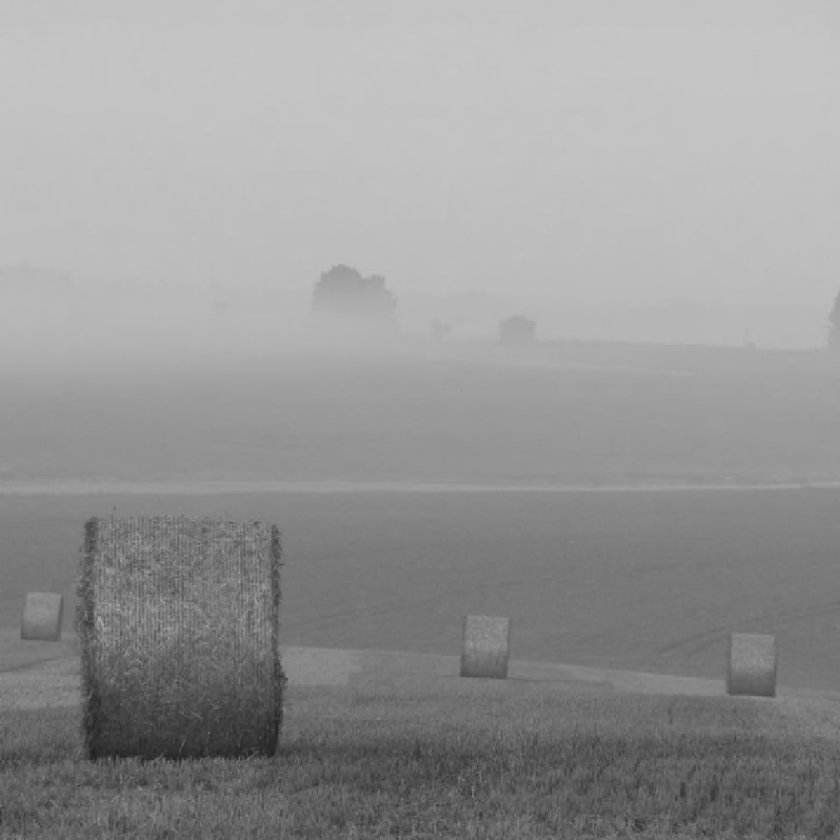
#> input picture Labs/images/RawPictures/stogi-szare.png, 840 x 840 px, shrunk from 1025 x 1025 before the run
$ python HistogramGrey.py
#> lines starting #> are read from the running program, lines starting #| are printed output that depends on the picture; after the words box and inside, x2 and y2 are one past the last pixel; in counts of white or black regions, pixels touching at a corner belong together
### Labs/ImageHelper.py
import numpy as np
from PIL import Image


class ImageHelper:

    def __init__(self, name, pictureType):
        self.name = name
        self.im = Image.open(name).convert(pictureType)

    def getPicturePath(self):
        return self.name

    def getPictureName(self):
        fullName = self.getPicturePath()
        lastSlash = fullName.rfind('/')
        lastDot = fullName.rfind('.')
        pictureName = fullName[lastSlash + 1: lastDot]
        return pictureName

    def getGreyMatrix(self):
        matrix = np.array(self.im)
        return matrix

    def getRGBMatrix(self):
        loadmatrix = self.im.load()
        return loadmatrix

    def getWidth(self):
        size = self.im.size
        width = size[0]
        return width

    def getLength(self):
        size = self.im.size
        length = size[1]
        return length

    def getPictureParameters(self):
        length = self.getLength()
        width = self.getWidth()
        pictureName = self.getPictureName()
        return length, width, pictureName

### Labs/HistogramGrey.py
import numpy as np
from PIL import Image
from matplotlib import pyplot as plt

from ImageHelper import ImageHelper
from PictureSaver import PictureSaver


class HistogramGrey:
    def __init__(self, name='./images/RawPictures/stogi-szare.png', pictureType='L'):
        self.pic = ImageHelper(name, pictureType)
        self.pictureType = pictureType
        self.name = name
        self.saver = PictureSaver()

    def plotHistogram(self, bins, hist, path):
        fig = plt.figure(figsize=[10, 8])
        plt.bar(bins[:-1], hist, width=0.8, color='#0504aa')
        plt.xlim(min(bins), max(bins))
        plt.grid(axis='y', alpha=0.75)
        plt.xlabel('Value', fontsize=15)
        plt.ylabel('Frequency', fontsize=15)
        plt.xticks(fontsize=15)
        plt.yticks(fontsize=15)
        plt.ylabel('Frequency', fontsize=15)
        plt.savefig(path)
        plt.close()

    def savePicture(self, result, path):
        img = Image.fromarray(result, mode='L')
        img.save(path)
        lastSlash = path.rfind('/')
        lastDot = path.rfind('.')
        pictureName = path[lastSlash + 1: lastDot]
        print('Picture saved as ' + str(pictureName) + '.png')

    def calculateHistogram(self, matrix, path):
        length, width, pictureName = self.pic.getPictureParameters()
        histogram = np.zeros(256, np.int64)
        for l in range(length):
            for w in range(width):
                bin = matrix[l, w]
                histogram[bin] += 1

        bins = np.arange(257)
        self.plotHistogram(bins, histogram, path)

    # [86 lines left out: functions moveHistogram, extendHistogram, localHistogram, not called in this run]

    def globalHistogram(self):
        length, width, pictureName = self.pic.getPictureParameters()
#> length = 840; width = 840; pictureName = 'stogi-szare'
        matrix = self.pic.getGreyMatrix()
        # save basic histogram of modified picture
        ex = './images/ExEffects/5/55/'
        path = str(ex) + str(pictureName) + '_histogram.png'
        self.calculateHistogram(matrix, path)
#> after the loop in calculateHistogram, `for l in range(length):`: histogram = 256 values, max 43451 at index 195, min 0 at index 0, mean 2756.2
#> in plotHistogram, `plt.savefig(path)`:
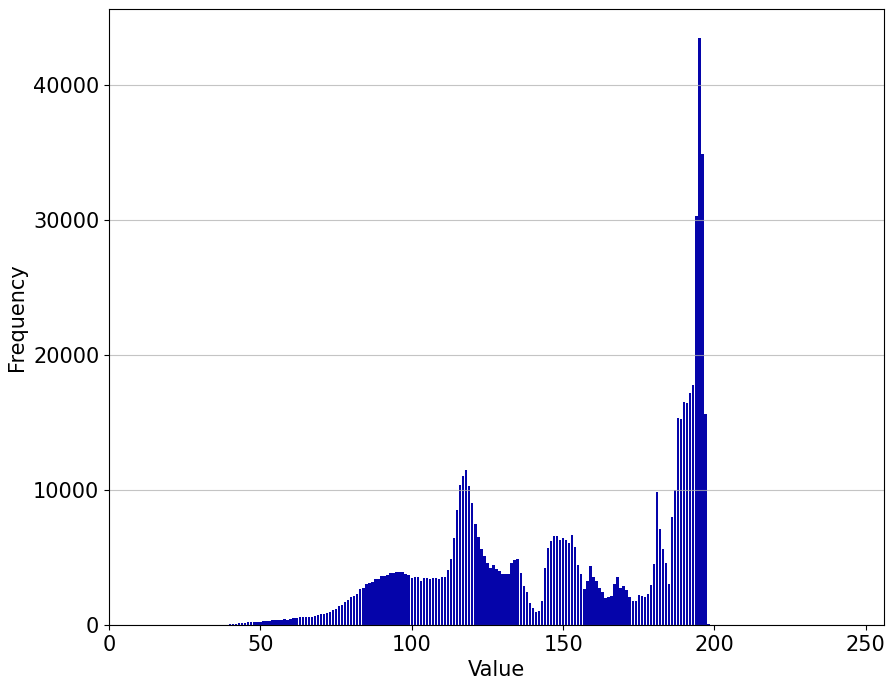
#> figure drawn by matplotlib, 1 panel; tallest bar 43451 high, from x = 194.6 to 195.4
        result = np.zeros((length, width), np.uint8)

        sum = 0

        for l in range(length):
            for w in range(width):
                sum += matrix[l, w]
#> after the loop, sum = 106239560

        mean = int(round(sum / (length * width)))
#> mean = 151

        for l in range(length):
            for w in range(width):
                pom = matrix[l, w]
                result[l, w] = 0 if (pom < mean) else 255
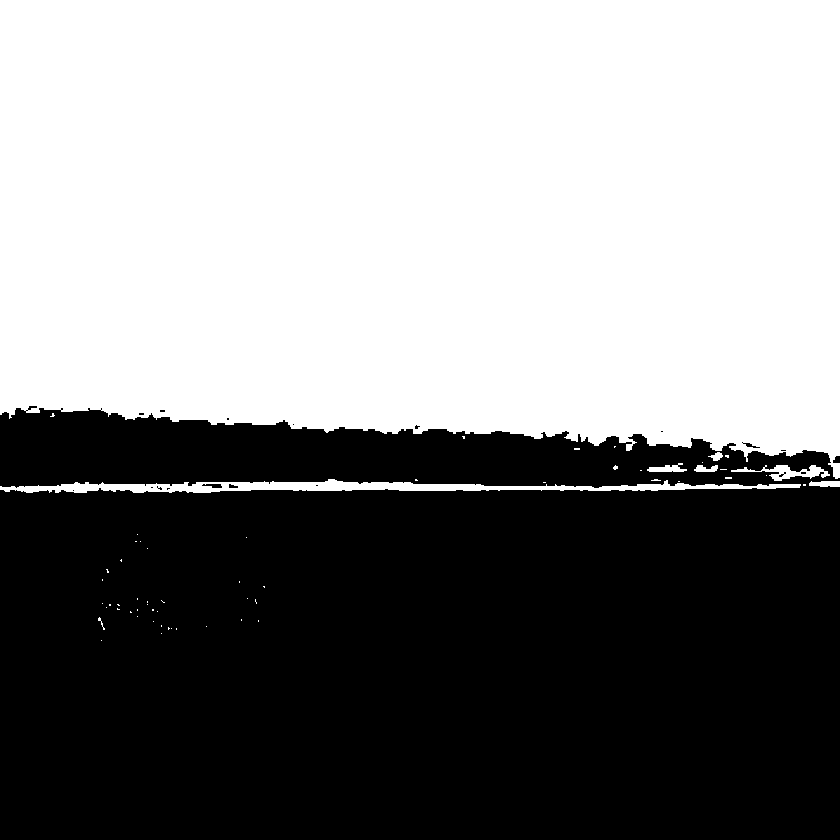
#> result: shape (840, 840); 52.3% white; 19 black regions (14 under 20 px), largest, box (x1, y1, x2, y2) and area: (0, 406, 840, 840) 336255, (202, 484, 222, 488) 56, (833, 456, 840, 463) 40, (742, 442, 760, 448) 36, (229, 484, 238, 488) 25

        path = str(ex) + str(pictureName) + '_global_histogram.png'
        self.calculateHistogram(result, path)
#> in plotHistogram (call 2), `plt.savefig(path)`:
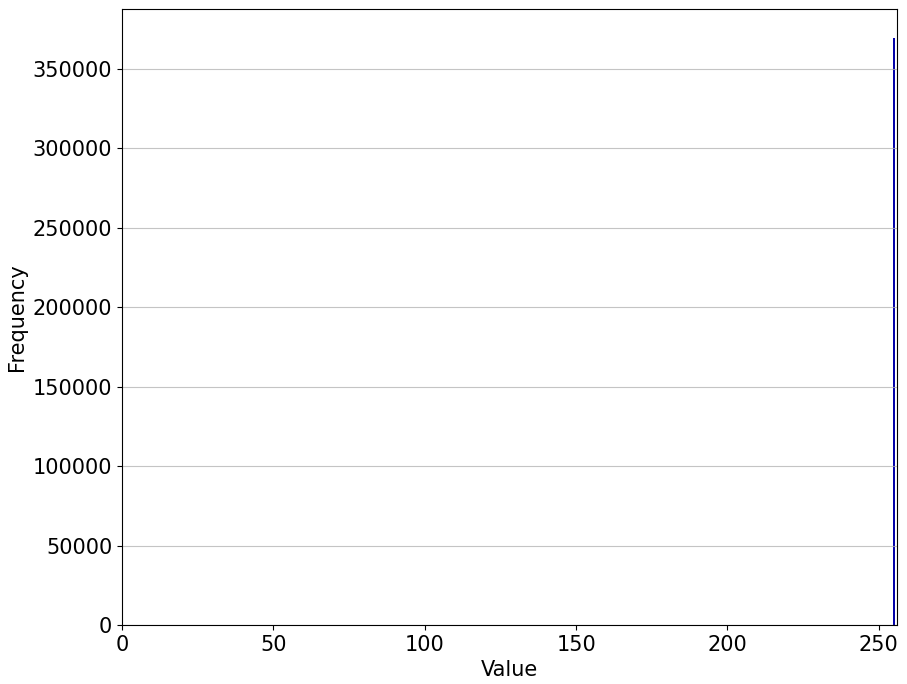
#> figure drawn by matplotlib, 1 panel; tallest bar 369102 high, from x = 254.6 to 255.4
        path = str(ex) + str(pictureName) + '_global.png'
        self.savePicture(result, path)

if __name__ == '__main__':
    plot = HistogramGrey()
    '''
    pictureName = plot.pic.getPictureName()
    matrix = plot.pic.getGreyMatrix()
    path = './images/ExEffects/5/51/' + str(pictureName) + '_histogram.png'
    plot.calculateHistogram(matrix, path)
    plot.moveHistogram(100)
    plot.extendHistogram()
    plot.localHistogram()
    '''
    plot.globalHistogram()
